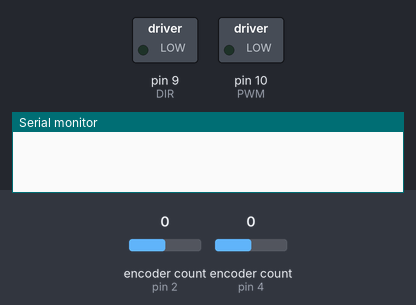
Simulated run of this sketch. Board: Arduino Uno, built with avr-gcc and run on an emulated ATmega328P. Parts: switched loads named in the sketch (green lamp = pin HIGH), the last lines printed to the serial monitor. Inputs (shaded band) come from the test bench; at power-on: encoder count (sensors on pin 2, pin 4) 0.

Above: at 0.1 s.
At 11.2 s:
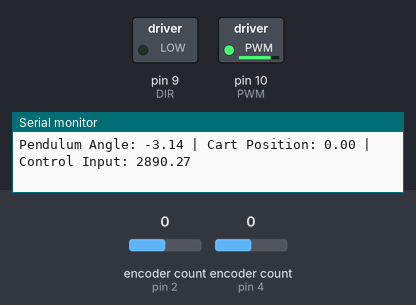
11.3 s: encoder count (sensor on pin 2) set to 1
14.3 s: encoder count (sensor on pin 4) set to 1
17.3 s: encoder count (sensor on pin 2) set to 2
20.3 s: encoder count (sensor on pin 4) set to 2
Timing chart, 0 to 23.3 s (numbered marks = the images above; inputs shaded):
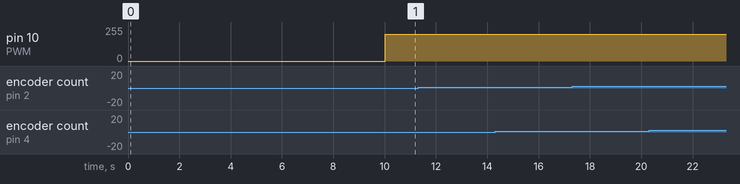

The sketch:

InversePendulumLQR.ino
```cpp
#include <Arduino.h>
#include <Encoder.h>

// DC Motor
const int PWM = 10; // MD10C PWM pin
const int DIR = 9; // MD10C direction pin

// Encoders
#define ENCODER_OPTIMIZE_INTERRUPTS
Encoder EncDC(2, 3); // DC Motor Encoder for cart position
Encoder EncPendulum(4, 5); // Pendulum Encoder for pendulum angle
long oldPositionDC  = -999;
long newPositionDC;
long oldPositionPendulum = -999;
long newPositionPendulum;

// System parameters (Initialize at 0)
float pendulumAngle = 0.0;        // Pendulum angle (radians)
float cartPosition = 0.0;         // Cart position (meters)
float cartVelocity = 0.0;         // Cart velocity (meters/sec)
float pendulumAngularVelocity = 0.0; // Pendulum angular velocity (rad/sec)

// Encoder constants (update based on your setup)
const float encoderResolution = 2400.0; // Counts per revolution (For quadrature encoder: CPR = 4xPPR)
const float wheelRadius = 0.0158;       // Radius of timing belt pulley (meters)
const float dt = 0.005;                 // Sampling time (seconds)

// Desired setpoints
const float desiredCartPosition = 0.0; // Target position for the cart (meters)
const float desiredPendulumAngle = 0.0; // Target angle for the pendulum (radians)

// LQR gain matrix
float K[4] = {-580, -560, 920, 4}; // Gains: [k1, k2, k3, k4] = [cart position, cart velocity, pendulum angle, pendulum velocity]

// Rate Limiter Variables
static float lastU = 0.0; // Last control input (initialize at 0)
const float rateLimit = 50.0; // Maximum allowable change per control step (u error)

// Moving Average Filter for Angular Velocity
const int windowSize = 5; // Average of last 5 values
float angularVelocityHistory[windowSize] = {0};
int angularVelocityIndex = 0;

void setup() {
  // Setup motor control pins
  pinMode(PWM, OUTPUT);
  pinMode(DIR, OUTPUT);

  // Initialize serial monitor for debugging & value display
  Serial.begin(115200);
  delay(5000); // Once uploaded, immediately turn on power supply. Added delay for power supply to come to full 24V for accurate encoder readings.

  // Reset encoder positions
  EncDC.write(0); // Set initial cart position
  EncPendulum.write(-1200); // Set initial pendulum position (-1200 = hanging down at rest)
  Serial.println("System initialized.");
  delay(5000); // Added delay before LQR balancing loop for user to raise pendulum to inverted state (0 = inverted)
}

void loop() {
  ENCPendulum();
  ENCDC();

  // Read encoder values
  long ENCPendulumCount = newPositionPendulum;
  long ENCDCCount = newPositionDC;

  // Convert encoder counts to translational & rotational physical measurements
  pendulumAngle = (ENCPendulumCount / encoderResolution) * 2 * PI; // radians
  cartPosition = (ENCDCCount / encoderResolution) * wheelRadius;  // meters

  // Compute derivatives
  static float lastCartPosition = 0.0;
  static float lastPendulumAngle = 0.0;
  cartVelocity = (cartPosition - lastCartPosition) / dt;
  pendulumAngularVelocity = (pendulumAngle - lastPendulumAngle) / dt;
  lastCartPosition = cartPosition;
  lastPendulumAngle = pendulumAngle;

  // Apply Moving Average Filter to Angular Velocity
  angularVelocityHistory[angularVelocityIndex] = pendulumAngularVelocity;
  angularVelocityIndex = (angularVelocityIndex + 1) % windowSize;
  float smoothedAngularVelocity = 0.0;
  for (int i = 0; i < windowSize; i++) {
    smoothedAngularVelocity += angularVelocityHistory[i];
  }
  pendulumAngularVelocity = smoothedAngularVelocity / windowSize;

  // State error vector
  float xError[4] = {
    cartPosition - desiredCartPosition,   // Cart position error
    cartVelocity,                        // Cart velocity
    pendulumAngle - desiredPendulumAngle, // Pendulum angle error
    pendulumAngularVelocity              // Pendulum angular velocity
  };

  // Compute control input u = -K * xError
  float u = 0.0;
  for (int i = 0; i < 4; i++) {
    u -= K[i] * xError[i];
  }

  // Add damping term for pendulum angle
  float pendulumDampingGain = 50.0; // Fine-tune based on performance
  float dampingTerm = -pendulumDampingGain * pendulumAngularVelocity;
  u += dampingTerm;

  // Apply rate limiter to control input
  if (abs(u - lastU) > rateLimit) {
    u = lastU + (u > lastU ? rateLimit : -rateLimit);
  }
  lastU = u;

  // Apply control input to motor
  float motorSpeed = constrain(abs(u), 0, 200); // Map error to PWM output (PWM range: 0-255)
  digitalWrite(DIR, u >= 0 ? LOW : HIGH);    // Set direction based on sign of u
  analogWrite(PWM, motorSpeed);             // Set speed

  // Debugging(Value) output to Serial Monitor
  Serial.print("Pendulum Angle: ");
  Serial.print(pendulumAngle);
  Serial.print(" | Cart Position: ");
  Serial.print(cartPosition);
  Serial.print(" | Control Input: ");
  Serial.println(u);

  // LQR balancing loop speed interval
  delay(5); // Adjust for control loop timing (5ms = 200Hz)
}

// Pendulum Encoder value reader
void ENCPendulum() {
  newPositionPendulum = EncPendulum.read();
  if (newPositionPendulum != oldPositionPendulum) {
    oldPositionPendulum = newPositionPendulum;
  }
}

// DC Motor Encoder value reader
void ENCDC() {
  newPositionDC = EncDC.read();
  if (newPositionDC != oldPositionDC) {
    oldPositionDC = newPositionDC;
  }
}
```
